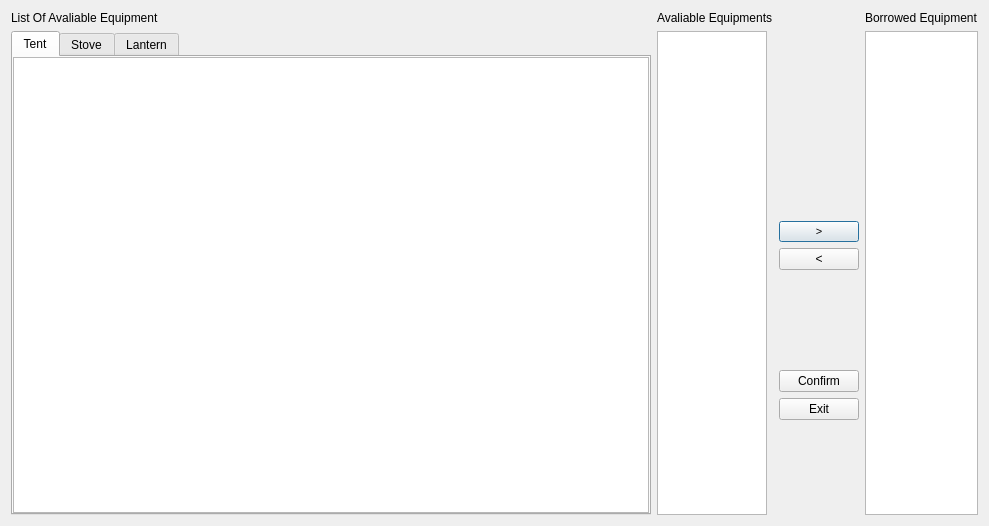
<?xml version="1.0" encoding="UTF-8"?>
<ui version="4.0">
 <class>BorrowDialog</class>
 <widget class="QDialog" name="BorrowDialog">
  <property name="geometry">
   <rect>
    <x>0</x>
    <y>0</y>
    <width>989</width>
    <height>526</height>
   </rect>
  </property>
  <property name="windowTitle">
   <string>BorrowDialog</string>
  </property>
  <layout class="QVBoxLayout" name="verticalLayout_2">
   <item>
    <layout class="QHBoxLayout" name="horizontalLayout"/>
   </item>
   <item>
    <layout class="QHBoxLayout" name="horizontalLayout_5" stretch="20,10">
     <item>
      <layout class="QVBoxLayout" name="verticalLayout" stretch="0,0">
       <item>
        <widget class="QLabel" name="ListTitle">
         <property name="text">
          <string>List Of Avaliable Equipment</string>
         </property>
        </widget>
       </item>
       <item>
        <widget class="QTabWidget" name="tabWidget">
         <property name="contextMenuPolicy">
          <enum>Qt::DefaultContextMenu</enum>
         </property>
         <property name="currentIndex">
          <number>0</number>
         </property>
         <widget class="QWidget" name="TentTab">
          <attribute name="title">
           <string>Tent</string>
          </attribute>
          <layout class="QVBoxLayout" name="verticalLayout_3">
           <property name="leftMargin">
            <number>0</number>
           </property>
           <property name="topMargin">
            <number>0</number>
           </property>
           <property name="rightMargin">
            <number>0</number>
           </property>
           <property name="bottomMargin">
            <number>0</number>
           </property>
           <item>
            <widget class="QTableView" name="tentTableView"/>
           </item>
          </layout>
         </widget>
         <widget class="QWidget" name="StoveTab">
          <attribute name="title">
           <string>Stove</string>
          </attribute>
          <layout class="QVBoxLayout" name="verticalLayout_4">
           <property name="leftMargin">
            <number>0</number>
           </property>
           <property name="topMargin">
            <number>0</number>
           </property>
           <property name="rightMargin">
            <number>0</number>
           </property>
           <property name="bottomMargin">
            <number>0</number>
           </property>
           <item>
            <widget class="QTableView" name="StoveTableView"/>
           </item>
          </layout>
         </widget>
         <widget class="QWidget" name="LanternTab">
          <attribute name="title">
           <string>Lantern</string>
          </attribute>
          <layout class="QVBoxLayout" name="verticalLayout_5">
           <property name="leftMargin">
            <number>0</number>
           </property>
           <property name="topMargin">
            <number>0</number>
           </property>
           <property name="rightMargin">
            <number>0</number>
           </property>
           <property name="bottomMargin">
            <number>0</number>
           </property>
           <item>
            <widget class="QTableView" name="LanternTableView">
             <property name="contextMenuPolicy">
              <enum>Qt::DefaultContextMenu</enum>
             </property>
            </widget>
           </item>
          </layout>
         </widget>
        </widget>
       </item>
      </layout>
     </item>
     <item>
      <layout class="QGridLayout" name="gridLayout" rowstretch="0,0,0" columnstretch="0,0,0,0">
       <item row="0" column="3">
        <widget class="QLabel" name="label_2">
         <property name="text">
          <string>Borrowed Equipment</string>
         </property>
        </widget>
       </item>
       <item row="0" column="0" colspan="2">
        <widget class="QLabel" name="label">
         <property name="text">
          <string>Avaliable Equipments</string>
         </property>
        </widget>
       </item>
       <item row="2" column="2">
        <layout class="QGridLayout" name="gridLayout_2">
         <item row="2" column="1">
          <widget class="QPushButton" name="Right">
           <property name="sizePolicy">
            <sizepolicy hsizetype="Minimum" vsizetype="Minimum">
             <horstretch>0</horstretch>
             <verstretch>0</verstretch>
            </sizepolicy>
           </property>
           <property name="sizeIncrement">
            <size>
             <width>1</width>
             <height>1</height>
            </size>
           </property>
           <property name="font">
            <font>
             <pointsize>8</pointsize>
            </font>
           </property>
           <property name="text">
            <string>&gt;</string>
           </property>
          </widget>
         </item>
         <item row="6" column="1">
          <widget class="QPushButton" name="pushButton">
           <property name="text">
            <string>Confirm</string>
           </property>
          </widget>
         </item>
         <item row="0" column="1">
          <spacer name="verticalSpacer">
           <property name="orientation">
            <enum>Qt::Vertical</enum>
           </property>
           <property name="sizeHint" stdset="0">
            <size>
             <width>20</width>
             <height>40</height>
            </size>
           </property>
          </spacer>
         </item>
         <item row="4" column="1">
          <widget class="QPushButton" name="Left">
           <property name="text">
            <string>&lt;</string>
           </property>
          </widget>
         </item>
         <item row="5" column="1">
          <spacer name="verticalSpacer_3">
           <property name="orientation">
            <enum>Qt::Vertical</enum>
           </property>
           <property name="sizeHint" stdset="0">
            <size>
             <width>20</width>
             <height>40</height>
            </size>
           </property>
          </spacer>
         </item>
         <item row="1" column="1">
          <spacer name="verticalSpacer_4">
           <property name="orientation">
            <enum>Qt::Vertical</enum>
           </property>
           <property name="sizeHint" stdset="0">
            <size>
             <width>20</width>
             <height>40</height>
            </size>
           </property>
          </spacer>
         </item>
         <item row="7" column="1">
          <widget class="QPushButton" name="Exit">
           <property name="text">
            <string>Exit</string>
           </property>
          </widget>
         </item>
         <item row="8" column="1">
          <spacer name="verticalSpacer_2">
           <property name="orientation">
            <enum>Qt::Vertical</enum>
           </property>
           <property name="sizeHint" stdset="0">
            <size>
             <width>20</width>
             <height>40</height>
            </size>
           </property>
          </spacer>
         </item>
        </layout>
       </item>
       <item row="2" column="0">
        <widget class="QListWidget" name="AvalibleLIst"/>
       </item>
       <item row="2" column="3">
        <widget class="QListWidget" name="BorrowedList"/>
       </item>
      </layout>
     </item>
    </layout>
   </item>
  </layout>
 </widget>
 <layoutdefault spacing="6" margin="11"/>
 <resources/>
 <connections>
  <connection>
   <sender>Exit</sender>
   <signal>clicked()</signal>
   <receiver>BorrowDialog</receiver>
   <slot>hide()</slot>
   <hints>
    <hint type="sourcelabel">
     <x>812</x>
     <y>428</y>
    </hint>
    <hint type="destinationlabel">
     <x>247</x>
     <y>32</y>
    </hint>
   </hints>
  </connection>
  <connection>
   <sender>Right</sender>
   <signal>clicked()</signal>
   <receiver>BorrowDialog</receiver>
   <slot>borrowList()</slot>
   <hints>
    <hint type="sourcelabel">
     <x>794</x>
     <y>228</y>
    </hint>
    <hint type="destinationlabel">
     <x>784</x>
     <y>133</y>
    </hint>
   </hints>
  </connection>
  <connection>
   <sender>Left</sender>
   <signal>clicked()</signal>
   <receiver>BorrowDialog</receiver>
   <slot>returnList()</slot>
   <hints>
    <hint type="sourcelabel">
     <x>791</x>
     <y>266</y>
    </hint>
    <hint type="destinationlabel">
     <x>778</x>
     <y>304</y>
    </hint>
   </hints>
  </connection>
 </connections>
 <slots>
  <slot>borrowList()</slot>
  <slot>returnList()</slot>
 </slots>
</ui>
